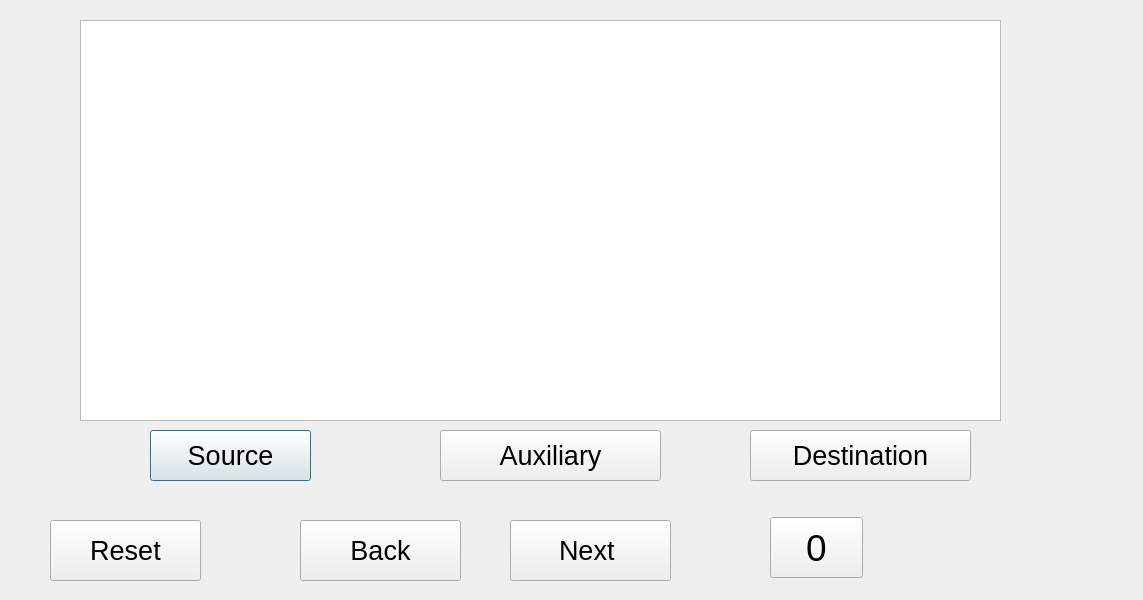
<?xml version="1.0" encoding="UTF-8"?>
<ui version="4.0">
 <class>Dialog</class>
 <widget class="QDialog" name="Dialog">
  <property name="geometry">
   <rect>
    <x>0</x>
    <y>0</y>
    <width>1143</width>
    <height>600</height>
   </rect>
  </property>
  <property name="font">
   <font>
    <pointsize>28</pointsize>
   </font>
  </property>
  <property name="windowTitle">
   <string>Dialog</string>
  </property>
  <widget class="QGraphicsView" name="graphicsView">
   <property name="geometry">
    <rect>
     <x>80</x>
     <y>20</y>
     <width>921</width>
     <height>401</height>
    </rect>
   </property>
  </widget>
  <widget class="QPushButton" name="pushButton">
   <property name="geometry">
    <rect>
     <x>150</x>
     <y>430</y>
     <width>161</width>
     <height>51</height>
    </rect>
   </property>
   <property name="font">
    <font>
     <pointsize>20</pointsize>
    </font>
   </property>
   <property name="text">
    <string>Source</string>
   </property>
  </widget>
  <widget class="QPushButton" name="pushButton_2">
   <property name="geometry">
    <rect>
     <x>440</x>
     <y>430</y>
     <width>221</width>
     <height>51</height>
    </rect>
   </property>
   <property name="font">
    <font>
     <pointsize>20</pointsize>
    </font>
   </property>
   <property name="text">
    <string>Auxiliary</string>
   </property>
  </widget>
  <widget class="QPushButton" name="pushButton_3">
   <property name="geometry">
    <rect>
     <x>750</x>
     <y>430</y>
     <width>221</width>
     <height>51</height>
    </rect>
   </property>
   <property name="font">
    <font>
     <pointsize>20</pointsize>
    </font>
   </property>
   <property name="text">
    <string>Destination</string>
   </property>
  </widget>
  <widget class="QPushButton" name="Next">
   <property name="geometry">
    <rect>
     <x>510</x>
     <y>520</y>
     <width>161</width>
     <height>61</height>
    </rect>
   </property>
   <property name="font">
    <font>
     <pointsize>20</pointsize>
    </font>
   </property>
   <property name="text">
    <string>Next </string>
   </property>
  </widget>
  <widget class="QPushButton" name="Reset">
   <property name="geometry">
    <rect>
     <x>50</x>
     <y>520</y>
     <width>151</width>
     <height>61</height>
    </rect>
   </property>
   <property name="font">
    <font>
     <pointsize>20</pointsize>
    </font>
   </property>
   <property name="text">
    <string>Reset</string>
   </property>
  </widget>
  <widget class="QPushButton" name="Number">
   <property name="geometry">
    <rect>
     <x>770</x>
     <y>517</y>
     <width>93</width>
     <height>61</height>
    </rect>
   </property>
   <property name="text">
    <string>0</string>
   </property>
  </widget>
  <widget class="QPushButton" name="Back">
   <property name="geometry">
    <rect>
     <x>300</x>
     <y>520</y>
     <width>161</width>
     <height>61</height>
    </rect>
   </property>
   <property name="font">
    <font>
     <pointsize>20</pointsize>
    </font>
   </property>
   <property name="text">
    <string>Back</string>
   </property>
  </widget>
 </widget>
 <resources/>
 <connections/>
</ui>
